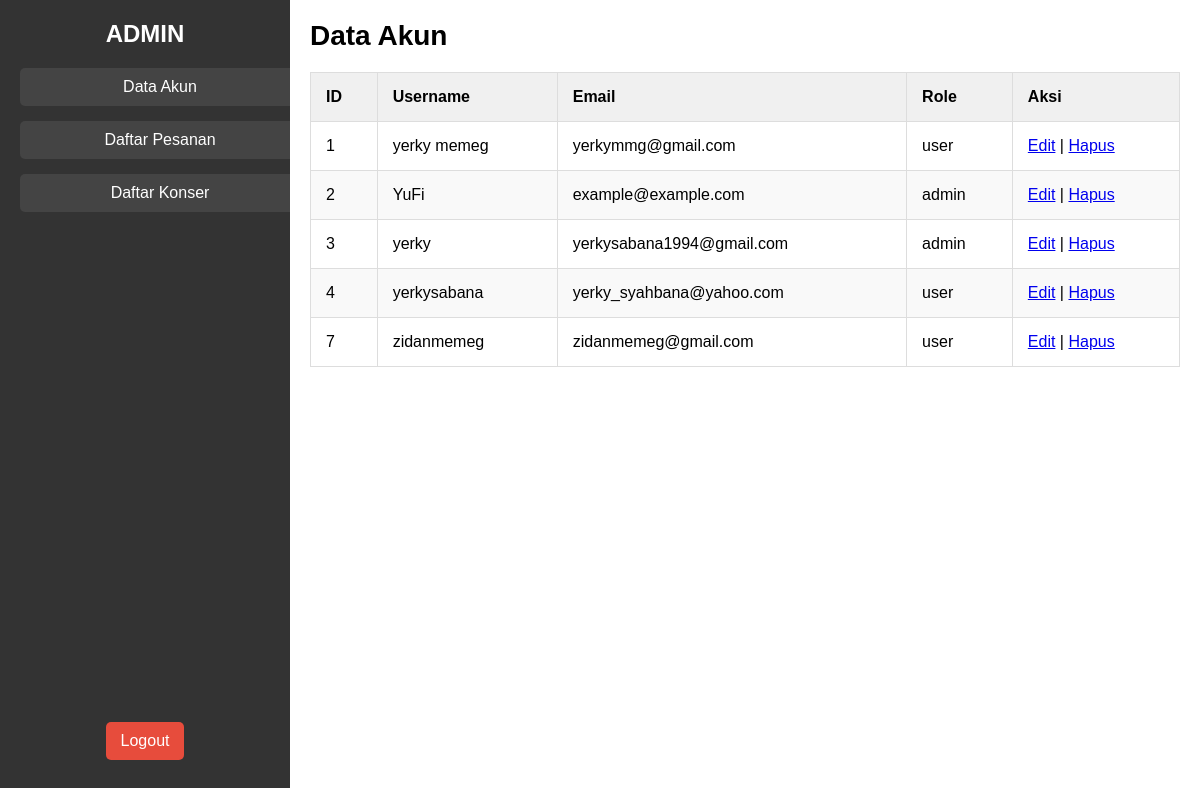
/DataPelanggan.php, run on an earlier commit of the app's database.
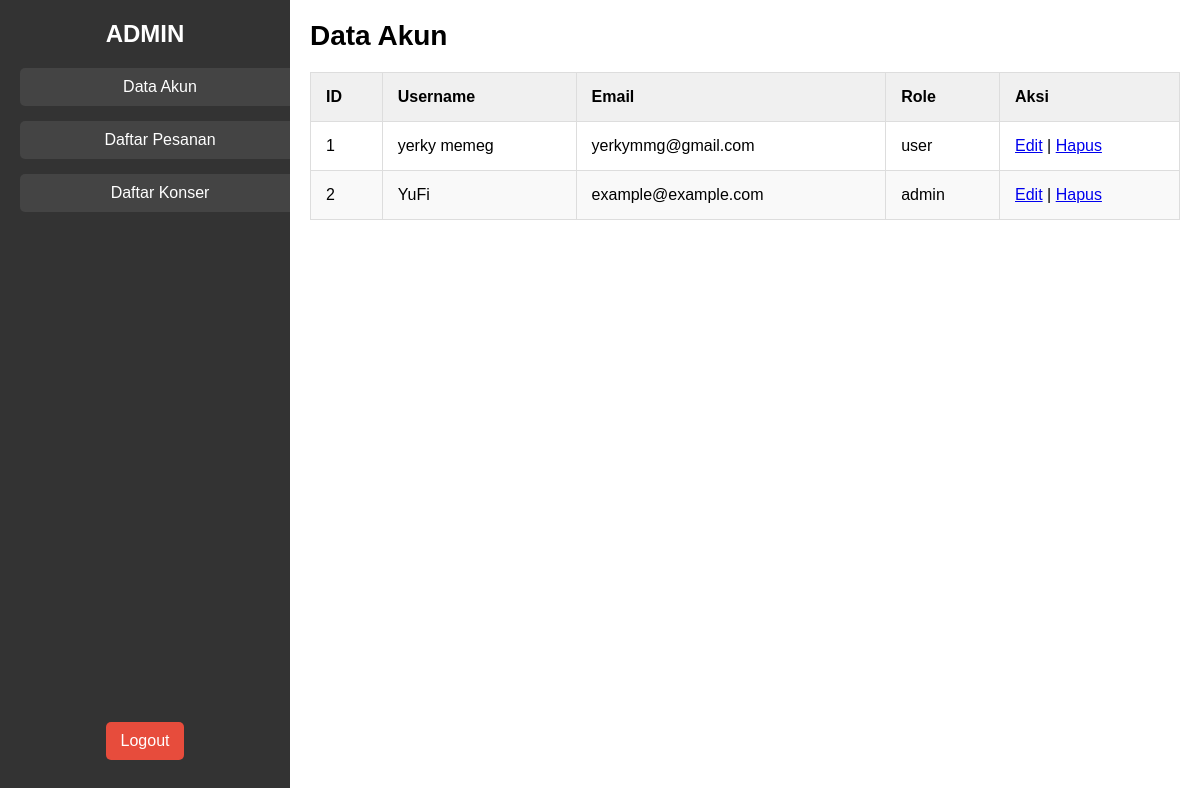
And on a later commit of the database.
### tables this page shows
CREATE TABLE `akun` (
  `id` int(11) NOT NULL,
  `username` varchar(50) NOT NULL,
  `email` varchar(100) NOT NULL,
  `password` varchar(255) NOT NULL,
  `role` enum('admin','user','manager') NOT NULL DEFAULT 'user',
  `avatar` varchar(255) DEFAULT NULL,
  `created_at` timestamp NOT NULL DEFAULT current_timestamp()
);

### DataPelanggan.php (the view, shortened to what this page needs)
<?php
include('connection.php');
?>
<!DOCTYPE html>
<html lang="en">
<head>
    <link rel="stylesheet" href="DataPelanggan.css">
</head>
<body>
<div class="container">
    <div class="sidebar">
        <h2>ADMIN</h2>
        <ul>
            <li><a href="DataPelanggan.php" class="active">Data Akun</a></li>
            <li><a href="DaftarPesanan.php">Daftar Pesanan</a></li>
            <li><a href="DaftarKonser.php">Daftar Konser</a></li>
        </ul>
        <a href="DataPelanggan.php?logout=true" class="logout-btn">Logout</a>
    </div>
    <div class="main-content">
        <h1>Data Akun</h1>
        <table>
            <thead>
                <tr>
                    <th>ID</th>
                    <th>Username</th>
                    <th>Email</th>
                    <th>Role</th>
                    <th>Aksi</th>
                </tr>
            </thead>
            <tbody>
                <?php
                $result = $conn->query("SELECT * FROM akun");
                while ($row = $result->fetch_assoc()) {
                    echo "
                        <tr>
                            <td>{$row['id']}</td>
                            <td>{$row['username']}</td>
                            <td>{$row['email']}</td>
                            <td>{$row['role']}</td>
                            <td>
                                <a href='DataPelanggan.php?edit={$row['id']}'>Edit</a> |
                                <a href='DataPelanggan.php?delete={$row['id']}' onclick='return confirm(\"Yakin ingin menghapus akun ini?\");'>Hapus</a>
                            </td>
                        </tr>
                    ";
                }
                ?>
            </tbody>
        </table>
    </div>
</div>
</body>
</html>

What changed in the data, as far as the page shows it:
removed akun: id "3", username "yerky", email "yerkysabana1994@gmail.com", role "admin"
removed akun: id "4", username "yerkysabana", email "yerky_syahbana@yahoo.com", role "user"
removed akun: id "7", username "zidanmemeg", email "zidanmemeg@gmail.com", role "user"
